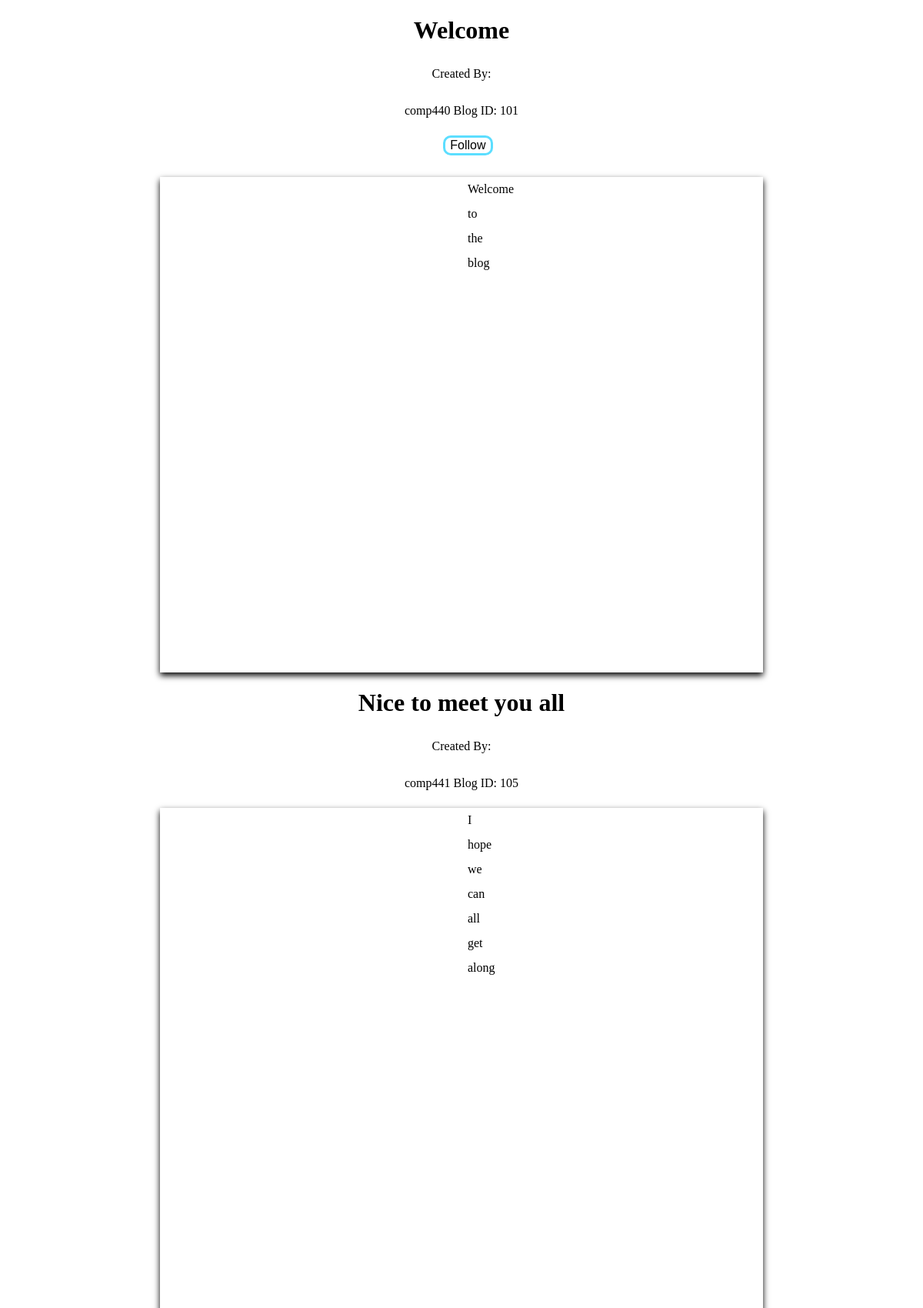
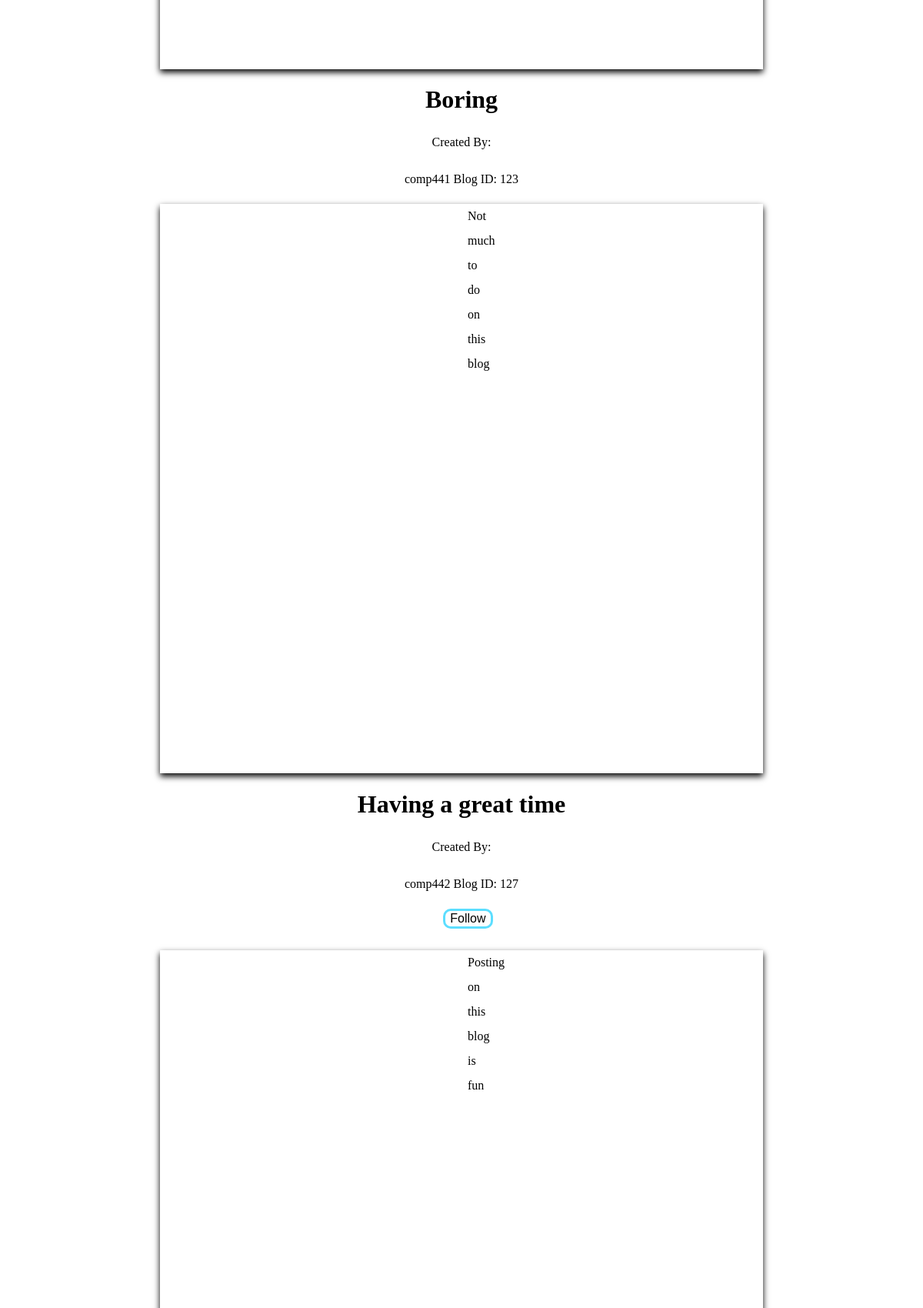
Page /view.php (signed in, upper part) on the committed database (2 pictures, top to bottom).
### tables this page shows
CREATE TABLE `blog` (
  `blogid` int(11) NOT NULL AUTO_INCREMENT,
  `subject` varchar(255) NOT NULL,
  `description` LONGTEXT NOT NULL,
  `blogDate` DATE DEFAULT NULL,
  `username` varchar(255) DEFAULT NULL,
  PRIMARY KEY (`blogid`),
  KEY `username` (`username`),
  CONSTRAINT `blog_ibfk_1` FOREIGN KEY (`username`) REFERENCES `user` (`username`) ON DELETE SET NULL
);

### database.php (called while the page is built, shortened)
<?php session_start();
$db = mysqli_connect('localhost:3307','root','','user_registration') or die("No Connection to the Database");
$sql = "SELECT * FROM blog";
$query = mysqli_query($db, $sql);

### view.php (the view, shortened to what this page needs)
<?php
    include "database.php";
?>
<!DOCTYPE html>
<html lang="en">
<head>
</head>
<body>
   <div>
        <?php foreach($query as $q){?>
            <div>
                <h1><?php echo $q['subject'];?></h1>
                <div>
                    <p>Created By: </p>
                    <p><?php echo $q['username'], " Blog ID: ",  $q['blogid']?></p>
                </div>
                    <?php
                        $loggedInUser = $_SESSION['username'];
                        $blogUser = $q['username'];
                    ?>
                <form method="POST">
            <input name="follow" class="button" name="follow" type="submit" value="Follow" onclick="this.style.display='none'"<?php if($blogUser == $loggedInUser){?> style="display:none;" <?php } ?>>
                </form>
            </div>
            <div class="container"><p><?php echo $q['description'];?></p></div>
            <?php } ?>
   </div>
</body>
</html>

### view.php (style rules this page uses)
body { background-image: url('pexels-photo.jpg') }
h1 { text-align: center; }
p { line-height: 2; text-align: center; padding-left: 400px; padding-right: 400px }
.container { position:relative; margin-left:200px; margin-right:200px; padding-bottom: 500px; box-shadow: 0 4px 8px 0 rgba(0,0,0,2); }
input { position:relative; left:48%; margin:center; margin-bottom: 1%; text-align:center; position:relative; border: solid; border-color: #5CDEFF; border-radius: 10px; transition: .4s ease-in; z-index: 1; font-size: 16px; background-color: transparent; color: black; }
input::before, input::after { position: absolute; content: ""; z-index: -1; }

### rows in the picture
blog: subject "Welcome", username "comp440", blogid "101", follow "Follow", description "Welcome to the blog"
blog: subject "Nice to meet you all", username "comp441", blogid "105", description "I hope we can all get along"
blog: subject "Boring", username "comp441", blogid "123", description "Not much to do on this blog"
blog: subject "Having a great time", username "comp442", blogid "127", follow "Follow", description "Posting on this blog is fun"
